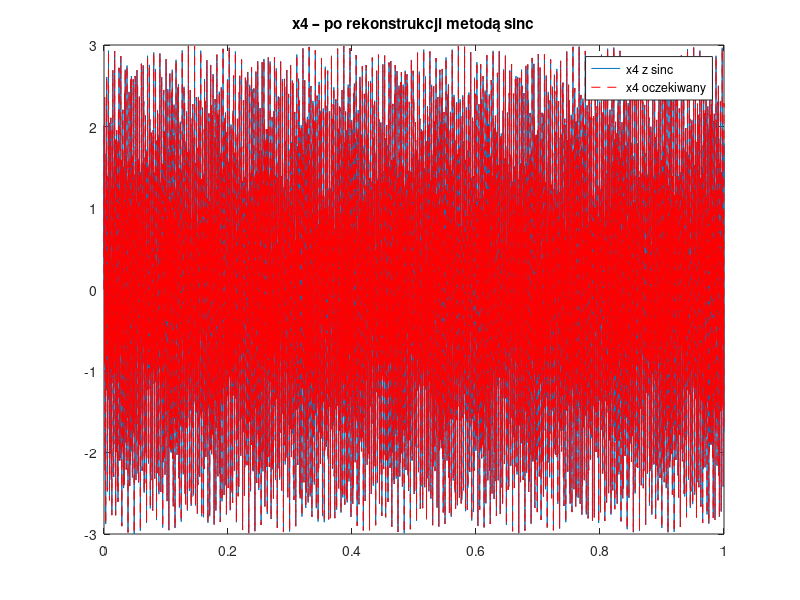

Reproduce this figure in MATLAB.
clear all;
close all;

f1 = 1001.2; fs1 = 8000;
f2 = 303.1;  fs2 = 32000;
f3 = 2110.4; fs3 = 48000;

t1 = (0:1/fs1:1-1/fs1)';
t2 = (0:1/fs2:1-1/fs2)';
t3 = (0:1/fs3:1-1/fs3)';
x1 = sin(2*pi*f1*t1);
x2 = sin(2*pi*f2*t2);
x3 = sin(2*pi*f3*t3);  

fs4 = 48000;
t_common = (0:1/fs4:1-1/fs4)';
function y_interp = sinc_interp(x, t_original, t_target, fs_source)
    y_interp = zeros(size(t_target));
    span = 30;  % liczba próbek lewo/prawo do wzięcia pod uwagę
    for i = 1:length(t_target)
        t = t_target(i);
        idxs = find(abs(t_original - t) < span/fs_source); 
        sinc_vals = sinc(fs_source * (t - t_original(idxs)));
        y_interp(i) = sum(x(idxs) .* sinc_vals);
    end
end

% Interpolacja
x1_sinc = sinc_interp(x1, t1, t_common, fs1);
x2_sinc = sinc_interp(x2, t2, t_common, fs2);
x3_interp = x3;  % już w 48 kHz

% Sumowanie
x4 = x1_sinc + x2_sinc + x3_interp;

% Oczekiwany sygnał
x4_expected = sin(2*pi*f1*t_common) + sin(2*pi*f2*t_common) + sin(2*pi*f3*t_common);

% Obliczanie błędu rekonstrukcji
error = x4_expected - x4;
MAE = mean(abs(error));
MSE = mean(error.^2);

fprintf("MAE = %.5f\n", MAE);
fprintf("MSE = %.5f\n", MSE);

% Wykres
figure;
plot(t_common, x4); hold on;
plot(t_common, x4_expected, '--r');
legend('x4 z sinc', 'x4 oczekiwany');
title('x4 – po rekonstrukcji metodą sinc');





% t_max = min([t1(end), t2(end), t3(end)]);
% t_common = (0:1/fs4:t_max)';
% 
% % Interpolacja liniowa
% x1_interp_2 = interp1(t1, x1, t_common, 'linear', 'extrap');
% x2_interp_2 = interp1(t2, x2, t_common, 'linear', 'extrap');
% x3_interp = interp1(t3, x3, t_common, 'linear', 'extrap');
% 
% % Sumowanie
% x4 = x1_interp_2 + x2_interp_2 + x3_interp;
% 
% % Normalizacja
% % x4 = x4 / max(abs(x4));
% 
% % Wzorzec
% x4_expected = sin(2*pi*f1*t_common) + sin(2*pi*f2*t_common) + sin(2*pi*f3*t_common);
% 
% % Błędy
% error = x4_expected - x4;
% MAE = mean(abs(error));
% MSE = mean(error.^2);
% 
% % Wyniki
% fprintf("MAE = %.5f\n", MAE);
% fprintf("MSE = %.5f\n", MSE);
% 
% % Wykres
% figure;
% plot(t_common, x4); hold on;
% plot(t_common, x4_expected, '--r');
% legend('x4 z TOiWT', 'x4 oczekiwany');
% title('x4 po interpolacji liniowej');